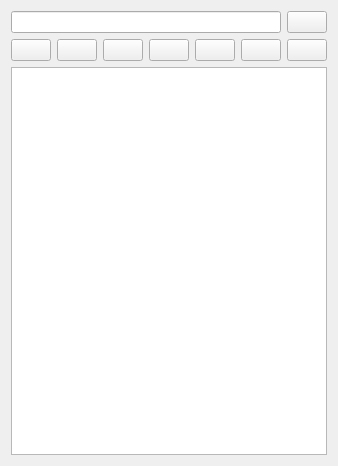
<?xml version="1.0" encoding="UTF-8"?>
<ui version="4.0">
 <class>FormCategoryValue_2</class>
 <widget class="QWidget" name="FormCategoryValue_2">
  <property name="geometry">
   <rect>
    <x>0</x>
    <y>0</y>
    <width>286</width>
    <height>466</height>
   </rect>
  </property>
  <property name="windowTitle">
   <string>Form</string>
  </property>
  <layout class="QVBoxLayout" name="verticalLayout">
   <item>
    <layout class="QHBoxLayout" name="horizontalLayout">
     <item>
      <widget class="QLineEdit" name="LineEditTitle"/>
     </item>
     <item>
      <widget class="QPushButton" name="ButtonDelete">
       <property name="text">
        <string/>
       </property>
      </widget>
     </item>
    </layout>
   </item>
   <item>
    <layout class="QHBoxLayout" name="horizontalLayout_2">
     <item>
      <widget class="QPushButton" name="ButtonFirst">
       <property name="text">
        <string/>
       </property>
      </widget>
     </item>
     <item>
      <widget class="QPushButton" name="ButtonBack">
       <property name="text">
        <string/>
       </property>
      </widget>
     </item>
     <item>
      <widget class="QPushButton" name="ButtonNext">
       <property name="text">
        <string/>
       </property>
      </widget>
     </item>
     <item>
      <widget class="QPushButton" name="ButtonLast">
       <property name="text">
        <string/>
       </property>
      </widget>
     </item>
     <item>
      <spacer name="horizontalSpacer_2">
       <property name="orientation">
        <enum>Qt::Horizontal</enum>
       </property>
       <property name="sizeHint" stdset="0">
        <size>
         <width>40</width>
         <height>20</height>
        </size>
       </property>
      </spacer>
     </item>
     <item>
      <widget class="QPushButton" name="ButtonReverse">
       <property name="text">
        <string/>
       </property>
      </widget>
     </item>
     <item>
      <widget class="QPushButton" name="ButtonAddVisible">
       <property name="text">
        <string/>
       </property>
      </widget>
     </item>
     <item>
      <widget class="QPushButton" name="ButtonRemoveVisible">
       <property name="text">
        <string/>
       </property>
      </widget>
     </item>
    </layout>
   </item>
   <item>
    <widget class="QListView" name="ListViewValue"/>
   </item>
  </layout>
 </widget>
 <resources/>
 <connections/>
</ui>
